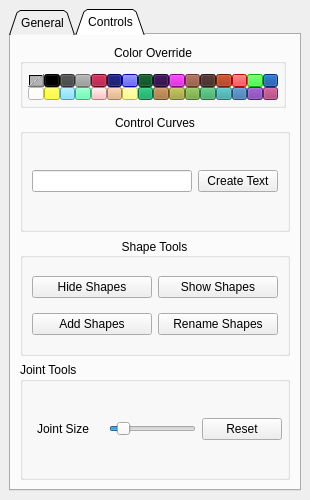
<?xml version="1.0" encoding="UTF-8"?>
<ui version="4.0">
 <class>klToolsWindow</class>
 <widget class="QMainWindow" name="klToolsWindow">
  <property name="geometry">
   <rect>
    <x>0</x>
    <y>0</y>
    <width>310</width>
    <height>500</height>
   </rect>
  </property>
  <property name="windowTitle">
   <string>KL Tools</string>
  </property>
  <widget class="QWidget" name="centralwidget">
   <property name="minimumSize">
    <size>
     <width>310</width>
     <height>500</height>
    </size>
   </property>
   <layout class="QGridLayout" name="central_grid">
    <item row="0" column="0">
     <widget class="QTabWidget" name="tabWidget">
      <property name="tabShape">
       <enum>QTabWidget::Triangular</enum>
      </property>
      <property name="currentIndex">
       <number>1</number>
      </property>
      <widget class="QWidget" name="general_tab">
       <attribute name="title">
        <string>General</string>
       </attribute>
       <layout class="QGridLayout" name="general_tab_grid">
        <item row="0" column="0">
         <widget class="QGroupBox" name="mayaWindows_grp">
          <property name="title">
           <string>Maya Windows</string>
          </property>
          <property name="alignment">
           <set>Qt::AlignCenter</set>
          </property>
          <layout class="QGridLayout" name="mayaWindows_grid">
           <item row="0" column="0">
            <widget class="QPushButton" name="scriptEditor_btn">
             <property name="text">
              <string>Script</string>
             </property>
             <property name="+c" stdset="0">
              <string>&quot;kl_tools.utils.kl_general.maya_window('ScriptEditor')&quot;</string>
             </property>
            </widget>
           </item>
           <item row="0" column="1">
            <widget class="QPushButton" name="graphEditor_btn">
             <property name="text">
              <string>Graph</string>
             </property>
             <property name="+c" stdset="0">
              <string>&quot;kl_tools.utils.kl_general.maya_window('GraphEditor')&quot;</string>
             </property>
            </widget>
           </item>
           <item row="0" column="2">
            <widget class="QPushButton" name="connectionEditor_btn">
             <property name="text">
              <string>Connection</string>
             </property>
             <property name="+c" stdset="0">
              <string>&quot;kl_tools.utils.kl_general.maya_window('ConnectionEditor')&quot;</string>
             </property>
            </widget>
           </item>
           <item row="1" column="0">
            <widget class="QPushButton" name="nodeEditor_btn">
             <property name="text">
              <string>Node</string>
             </property>
             <property name="+c" stdset="0">
              <string>&quot;kl_tools.utils.kl_general.maya_window('NodeEditorWindow')&quot;</string>
             </property>
            </widget>
           </item>
           <item row="1" column="1">
            <widget class="QPushButton" name="setEditor_btn">
             <property name="text">
              <string>Sets</string>
             </property>
             <property name="+c" stdset="0">
              <string>&quot;kl_tools.utils.kl_general.maya_window('SetEditor')&quot;</string>
             </property>
            </widget>
           </item>
           <item row="1" column="2">
            <widget class="QPushButton" name="componentEditor_btn">
             <property name="text">
              <string>Component</string>
             </property>
             <property name="+c" stdset="0">
              <string>&quot;kl_tools.utils.kl_general.maya_window('ComponentEditor')&quot;</string>
             </property>
            </widget>
           </item>
          </layout>
         </widget>
        </item>
       </layout>
      </widget>
      <widget class="QWidget" name="controls_tab">
       <attribute name="title">
        <string>Controls</string>
       </attribute>
       <layout class="QGridLayout" name="controls_tab_grid">
        <item row="2" column="0">
         <widget class="QGroupBox" name="shapeTools_grp">
          <property name="title">
           <string>Shape Tools</string>
          </property>
          <property name="alignment">
           <set>Qt::AlignCenter</set>
          </property>
          <layout class="QGridLayout" name="shapeTools_grid">
           <item row="0" column="0">
            <widget class="QPushButton" name="hideShape_btn">
             <property name="text">
              <string>Hide Shapes</string>
             </property>
             <property name="+c" stdset="0">
              <string>&quot;kl_tools.utils.kl_controls.shape_show()&quot;</string>
             </property>
            </widget>
           </item>
           <item row="0" column="1">
            <widget class="QPushButton" name="showShape_btn">
             <property name="text">
              <string>Show Shapes</string>
             </property>
             <property name="+c" stdset="0">
              <string>&quot;kl_tools.utils.kl_controls.shape_show(True)&quot;</string>
             </property>
            </widget>
           </item>
           <item row="1" column="0">
            <widget class="QPushButton" name="addShape_btn">
             <property name="text">
              <string>Add Shapes</string>
             </property>
             <property name="+c" stdset="0">
              <string>&quot;kl_tools.utils.kl_controls.shape_add()&quot;</string>
             </property>
            </widget>
           </item>
           <item row="1" column="1">
            <widget class="QPushButton" name="renameShape_btn">
             <property name="text">
              <string>Rename Shapes</string>
             </property>
             <property name="+c" stdset="0">
              <string>&quot;kl_tools.utils.kl_controls.shape_rename()&quot;</string>
             </property>
            </widget>
           </item>
          </layout>
         </widget>
        </item>
        <item row="1" column="0">
         <widget class="QGroupBox" name="controlCurves_grp">
          <property name="title">
           <string>Control Curves</string>
          </property>
          <property name="alignment">
           <set>Qt::AlignCenter</set>
          </property>
          <layout class="QGridLayout" name="controlCurves_grid">
           <item row="0" column="0">
            <layout class="QHBoxLayout" name="textCurve_layout">
             <item>
              <widget class="QLineEdit" name="textCurve_text"/>
             </item>
             <item>
              <widget class="QPushButton" name="textCurve_btn">
               <property name="text">
                <string>Create Text</string>
               </property>
               <property name="+c" stdset="0">
                <string>&quot;kl_tools.utils.kl_controls.text_curve()&quot;</string>
               </property>
              </widget>
             </item>
            </layout>
           </item>
          </layout>
         </widget>
        </item>
        <item row="0" column="0">
         <widget class="QGroupBox" name="colorOverride_grp">
          <property name="maximumSize">
           <size>
            <width>266</width>
            <height>64</height>
           </size>
          </property>
          <property name="title">
           <string>Color Override</string>
          </property>
          <property name="alignment">
           <set>Qt::AlignCenter</set>
          </property>
          <layout class="QGridLayout" name="colorOverride_grid">
           <property name="leftMargin">
            <number>5</number>
           </property>
           <property name="topMargin">
            <number>10</number>
           </property>
           <property name="rightMargin">
            <number>5</number>
           </property>
           <property name="bottomMargin">
            <number>5</number>
           </property>
           <property name="spacing">
            <number>0</number>
           </property>
           <item row="0" column="9">
            <widget class="QPushButton" name="colorOverride_10_btn">
             <property name="maximumSize">
              <size>
               <width>16</width>
               <height>16</height>
              </size>
             </property>
             <property name="styleSheet">
              <string notr="true">background-color: rgb(200, 0, 200);</string>
             </property>
             <property name="text">
              <string/>
             </property>
             <property name="+c" stdset="0">
              <string>&quot;kl_tools.utils.kl_controls.color_override(9)&quot;</string>
             </property>
            </widget>
           </item>
           <item row="0" column="6">
            <widget class="QPushButton" name="colorOverride_07_btn">
             <property name="maximumSize">
              <size>
               <width>16</width>
               <height>16</height>
              </size>
             </property>
             <property name="styleSheet">
              <string notr="true">background-color: rgb(0, 0, 255);</string>
             </property>
             <property name="text">
              <string/>
             </property>
             <property name="+c" stdset="0">
              <string>&quot;kl_tools.utils.kl_controls.color_override(6)&quot;</string>
             </property>
            </widget>
           </item>
           <item row="0" column="10">
            <widget class="QPushButton" name="colorOverride_11_btn">
             <property name="maximumSize">
              <size>
               <width>16</width>
               <height>16</height>
              </size>
             </property>
             <property name="styleSheet">
              <string notr="true">background-color: rgb(138, 72, 51);</string>
             </property>
             <property name="text">
              <string/>
             </property>
             <property name="+c" stdset="0">
              <string>&quot;kl_tools.utils.kl_controls.color_override(10)&quot;</string>
             </property>
            </widget>
           </item>
           <item row="0" column="3">
            <widget class="QPushButton" name="colorOverride_04_btn">
             <property name="maximumSize">
              <size>
               <width>16</width>
               <height>16</height>
              </size>
             </property>
             <property name="styleSheet">
              <string notr="true">background-color: rgb(153, 153, 153);</string>
             </property>
             <property name="text">
              <string/>
             </property>
             <property name="+c" stdset="0">
              <string>&quot;kl_tools.utils.kl_controls.color_override(3)&quot;</string>
             </property>
            </widget>
           </item>
           <item row="0" column="14">
            <widget class="QPushButton" name="colorOverride_15_btn">
             <property name="maximumSize">
              <size>
               <width>16</width>
               <height>16</height>
              </size>
             </property>
             <property name="styleSheet">
              <string notr="true">background-color: rgb(0, 255, 0);</string>
             </property>
             <property name="text">
              <string/>
             </property>
             <property name="+c" stdset="0">
              <string>&quot;kl_tools.utils.kl_controls.color_override(14)&quot;</string>
             </property>
            </widget>
           </item>
           <item row="0" column="2">
            <widget class="QPushButton" name="colorOverride_03_btn">
             <property name="maximumSize">
              <size>
               <width>16</width>
               <height>16</height>
              </size>
             </property>
             <property name="styleSheet">
              <string notr="true">background-color: rgb(64, 64, 64);</string>
             </property>
             <property name="text">
              <string/>
             </property>
             <property name="+c" stdset="0">
              <string>&quot;kl_tools.utils.kl_controls.color_override(2)&quot;</string>
             </property>
            </widget>
           </item>
           <item row="0" column="5">
            <widget class="QPushButton" name="colorOverride_06_btn">
             <property name="maximumSize">
              <size>
               <width>16</width>
               <height>16</height>
              </size>
             </property>
             <property name="styleSheet">
              <string notr="true">background-color: rgb(0, 4, 96);</string>
             </property>
             <property name="text">
              <string/>
             </property>
             <property name="+c" stdset="0">
              <string>&quot;kl_tools.utils.kl_controls.color_override(5)&quot;</string>
             </property>
            </widget>
           </item>
           <item row="0" column="12">
            <widget class="QPushButton" name="colorOverride_13_btn">
             <property name="maximumSize">
              <size>
               <width>16</width>
               <height>16</height>
              </size>
             </property>
             <property name="styleSheet">
              <string notr="true">background-color: rgb(153, 38, 0);</string>
             </property>
             <property name="text">
              <string/>
             </property>
             <property name="+c" stdset="0">
              <string>&quot;kl_tools.utils.kl_controls.color_override(12)&quot;</string>
             </property>
            </widget>
           </item>
           <item row="0" column="13">
            <widget class="QPushButton" name="colorOverride_14_btn">
             <property name="maximumSize">
              <size>
               <width>16</width>
               <height>16</height>
              </size>
             </property>
             <property name="styleSheet">
              <string notr="true">background-color: rgb(255, 0, 0);</string>
             </property>
             <property name="text">
              <string/>
             </property>
             <property name="+c" stdset="0">
              <string>&quot;kl_tools.utils.kl_controls.color_override(13)&quot;</string>
             </property>
            </widget>
           </item>
           <item row="0" column="15">
            <widget class="QPushButton" name="colorOverride_16_btn">
             <property name="maximumSize">
              <size>
               <width>16</width>
               <height>16</height>
              </size>
             </property>
             <property name="styleSheet">
              <string notr="true">background-color: rgb(0, 65, 153);</string>
             </property>
             <property name="text">
              <string/>
             </property>
             <property name="+c" stdset="0">
              <string>&quot;kl_tools.utils.kl_controls.color_override(15)&quot;</string>
             </property>
            </widget>
           </item>
           <item row="0" column="7">
            <widget class="QPushButton" name="colorOverride_08_btn">
             <property name="maximumSize">
              <size>
               <width>16</width>
               <height>16</height>
              </size>
             </property>
             <property name="styleSheet">
              <string notr="true">background-color: rgb(0, 70, 25);</string>
             </property>
             <property name="text">
              <string/>
             </property>
             <property name="+c" stdset="0">
              <string>&quot;kl_tools.utils.kl_controls.color_override(7)&quot;</string>
             </property>
            </widget>
           </item>
           <item row="0" column="4">
            <widget class="QPushButton" name="colorOverride_05_btn">
             <property name="maximumSize">
              <size>
               <width>16</width>
               <height>16</height>
              </size>
             </property>
             <property name="styleSheet">
              <string notr="true">background-color: rgb(155, 0, 40);</string>
             </property>
             <property name="text">
              <string/>
             </property>
             <property name="+c" stdset="0">
              <string>&quot;kl_tools.utils.kl_controls.color_override(4)&quot;</string>
             </property>
            </widget>
           </item>
           <item row="0" column="11">
            <widget class="QPushButton" name="colorOverride_12_btn">
             <property name="maximumSize">
              <size>
               <width>16</width>
               <height>16</height>
              </size>
             </property>
             <property name="styleSheet">
              <string notr="true">background-color: rgb(63, 35, 31);</string>
             </property>
             <property name="text">
              <string/>
             </property>
             <property name="+c" stdset="0">
              <string>&quot;kl_tools.utils.kl_controls.color_override(11)&quot;</string>
             </property>
            </widget>
           </item>
           <item row="0" column="0">
            <widget class="QPushButton" name="colorOverride_01_btn">
             <property name="maximumSize">
              <size>
               <width>16</width>
               <height>16</height>
              </size>
             </property>
             <property name="styleSheet">
              <string notr="true">background-color: qlineargradient(spread:pad, x1:0, y1:0, x2:1, y2:1, stop:0.45 rgba(178, 178, 178, 255), stop:0.49 rgba(229, 229, 229, 255), stop:0.51 rgba(128, 128, 128, 255), stop:0.55 rgba(178, 178, 178, 255));</string>
             </property>
             <property name="text">
              <string/>
             </property>
             <property name="+c" stdset="0">
              <string>&quot;kl_tools.utils.kl_controls.color_override(0)&quot;</string>
             </property>
            </widget>
           </item>
           <item row="0" column="1">
            <widget class="QPushButton" name="colorOverride_02_btn">
             <property name="maximumSize">
              <size>
               <width>16</width>
               <height>16</height>
              </size>
             </property>
             <property name="styleSheet">
              <string notr="true">background-color: rgb(0, 0, 0);</string>
             </property>
             <property name="text">
              <string/>
             </property>
             <property name="+c" stdset="0">
              <string>&quot;kl_tools.utils.kl_controls.color_override(1)&quot;</string>
             </property>
            </widget>
           </item>
           <item row="0" column="8">
            <widget class="QPushButton" name="colorOverride_09_btn">
             <property name="maximumSize">
              <size>
               <width>16</width>
               <height>16</height>
              </size>
             </property>
             <property name="styleSheet">
              <string notr="true">background-color: rgb(38, 0, 67);</string>
             </property>
             <property name="text">
              <string/>
             </property>
             <property name="+c" stdset="0">
              <string>&quot;kl_tools.utils.kl_controls.color_override(8)&quot;</string>
             </property>
            </widget>
           </item>
           <item row="1" column="0">
            <widget class="QPushButton" name="colorOverride_17_btn">
             <property name="maximumSize">
              <size>
               <width>16</width>
               <height>16</height>
              </size>
             </property>
             <property name="styleSheet">
              <string notr="true">background-color: rgb(255, 255, 255);</string>
             </property>
             <property name="text">
              <string/>
             </property>
             <property name="+c" stdset="0">
              <string>&quot;kl_tools.utils.kl_controls.color_override(16)&quot;</string>
             </property>
            </widget>
           </item>
           <item row="1" column="1">
            <widget class="QPushButton" name="colorOverride_18_btn">
             <property name="maximumSize">
              <size>
               <width>16</width>
               <height>16</height>
              </size>
             </property>
             <property name="styleSheet">
              <string notr="true">background-color: rgb(255, 255, 0);</string>
             </property>
             <property name="text">
              <string/>
             </property>
             <property name="+c" stdset="0">
              <string>&quot;kl_tools.utils.kl_controls.color_override(17)&quot;</string>
             </property>
            </widget>
           </item>
           <item row="1" column="2">
            <widget class="QPushButton" name="colorOverride_19_btn">
             <property name="maximumSize">
              <size>
               <width>16</width>
               <height>16</height>
              </size>
             </property>
             <property name="styleSheet">
              <string notr="true">background-color: rgb(100, 220, 255);</string>
             </property>
             <property name="text">
              <string/>
             </property>
             <property name="+c" stdset="0">
              <string>&quot;kl_tools.utils.kl_controls.color_override(18)&quot;</string>
             </property>
            </widget>
           </item>
           <item row="1" column="3">
            <widget class="QPushButton" name="colorOverride_20_btn">
             <property name="maximumSize">
              <size>
               <width>16</width>
               <height>16</height>
              </size>
             </property>
             <property name="styleSheet">
              <string notr="true">background-color: rgb(67, 255, 163);</string>
             </property>
             <property name="text">
              <string/>
             </property>
             <property name="+c" stdset="0">
              <string>&quot;kl_tools.utils.kl_controls.color_override(19)&quot;</string>
             </property>
            </widget>
           </item>
           <item row="1" column="4">
            <widget class="QPushButton" name="colorOverride_21_btn">
             <property name="maximumSize">
              <size>
               <width>16</width>
               <height>16</height>
              </size>
             </property>
             <property name="styleSheet">
              <string notr="true">background-color: rgb(255, 176, 176);</string>
             </property>
             <property name="text">
              <string/>
             </property>
             <property name="+c" stdset="0">
              <string>&quot;kl_tools.utils.kl_controls.color_override(20)&quot;</string>
             </property>
            </widget>
           </item>
           <item row="1" column="5">
            <widget class="QPushButton" name="colorOverride_22_btn">
             <property name="maximumSize">
              <size>
               <width>16</width>
               <height>16</height>
              </size>
             </property>
             <property name="styleSheet">
              <string notr="true">background-color: rgb(228, 172, 121);</string>
             </property>
             <property name="text">
              <string/>
             </property>
             <property name="+c" stdset="0">
              <string>&quot;kl_tools.utils.kl_controls.color_override(21)&quot;</string>
             </property>
            </widget>
           </item>
           <item row="1" column="6">
            <widget class="QPushButton" name="colorOverride_23_btn">
             <property name="maximumSize">
              <size>
               <width>16</width>
               <height>16</height>
              </size>
             </property>
             <property name="styleSheet">
              <string notr="true">background-color: rgb(255, 255, 99);</string>
             </property>
             <property name="text">
              <string/>
             </property>
             <property name="+c" stdset="0">
              <string>&quot;kl_tools.utils.kl_controls.color_override(22)&quot;</string>
             </property>
            </widget>
           </item>
           <item row="1" column="7">
            <widget class="QPushButton" name="colorOverride_24_btn">
             <property name="maximumSize">
              <size>
               <width>16</width>
               <height>16</height>
              </size>
             </property>
             <property name="styleSheet">
              <string notr="true">background-color: rgb(0, 153, 84);</string>
             </property>
             <property name="text">
              <string/>
             </property>
             <property name="+c" stdset="0">
              <string>&quot;kl_tools.utils.kl_controls.color_override(23)&quot;</string>
             </property>
            </widget>
           </item>
           <item row="1" column="8">
            <widget class="QPushButton" name="colorOverride_25_btn">
             <property name="maximumSize">
              <size>
               <width>16</width>
               <height>16</height>
              </size>
             </property>
             <property name="styleSheet">
              <string notr="true">background-color: rgb(161, 106, 48);</string>
             </property>
             <property name="text">
              <string/>
             </property>
             <property name="+c" stdset="0">
              <string>&quot;kl_tools.utils.kl_controls.color_override(24)&quot;</string>
             </property>
            </widget>
           </item>
           <item row="1" column="9">
            <widget class="QPushButton" name="colorOverride_26_btn">
             <property name="maximumSize">
              <size>
               <width>16</width>
               <height>16</height>
              </size>
             </property>
             <property name="styleSheet">
              <string notr="true">background-color: rgb(158, 161, 48);</string>
             </property>
             <property name="text">
              <string/>
             </property>
             <property name="+c" stdset="0">
              <string>&quot;kl_tools.utils.kl_controls.color_override(25)&quot;</string>
             </property>
            </widget>
           </item>
           <item row="1" column="10">
            <widget class="QPushButton" name="colorOverride_27_btn">
             <property name="maximumSize">
              <size>
               <width>16</width>
               <height>16</height>
              </size>
             </property>
             <property name="styleSheet">
              <string notr="true">background-color: rgb(104, 161, 48);</string>
             </property>
             <property name="text">
              <string/>
             </property>
             <property name="+c" stdset="0">
              <string>&quot;kl_tools.utils.kl_controls.color_override(26)&quot;</string>
             </property>
            </widget>
           </item>
           <item row="1" column="11">
            <widget class="QPushButton" name="colorOverride_28_btn">
             <property name="maximumSize">
              <size>
               <width>16</width>
               <height>16</height>
              </size>
             </property>
             <property name="styleSheet">
              <string notr="true">background-color: rgb(48, 161, 93);</string>
             </property>
             <property name="text">
              <string/>
             </property>
             <property name="+c" stdset="0">
              <string>&quot;kl_tools.utils.kl_controls.color_override(27)&quot;</string>
             </property>
            </widget>
           </item>
           <item row="1" column="12">
            <widget class="QPushButton" name="colorOverride_29_btn">
             <property name="maximumSize">
              <size>
               <width>16</width>
               <height>16</height>
              </size>
             </property>
             <property name="styleSheet">
              <string notr="true">background-color: rgb(48, 161, 161);</string>
             </property>
             <property name="text">
              <string/>
             </property>
             <property name="+c" stdset="0">
              <string>&quot;kl_tools.utils.kl_controls.color_override(28)&quot;</string>
             </property>
            </widget>
           </item>
           <item row="1" column="13">
            <widget class="QPushButton" name="colorOverride_30_btn">
             <property name="maximumSize">
              <size>
               <width>16</width>
               <height>16</height>
              </size>
             </property>
             <property name="styleSheet">
              <string notr="true">background-color: rgb(48, 103, 161);</string>
             </property>
             <property name="text">
              <string/>
             </property>
             <property name="+c" stdset="0">
              <string>&quot;kl_tools.utils.kl_controls.color_override(29)&quot;</string>
             </property>
            </widget>
           </item>
           <item row="1" column="14">
            <widget class="QPushButton" name="colorOverride_31_btn">
             <property name="maximumSize">
              <size>
               <width>16</width>
               <height>16</height>
              </size>
             </property>
             <property name="styleSheet">
              <string notr="true">background-color: rgb(111, 48, 161);</string>
             </property>
             <property name="text">
              <string/>
             </property>
             <property name="+c" stdset="0">
              <string>&quot;kl_tools.utils.kl_controls.color_override(30)&quot;</string>
             </property>
            </widget>
           </item>
           <item row="1" column="15">
            <widget class="QPushButton" name="colorOverride_32_btn">
             <property name="maximumSize">
              <size>
               <width>16</width>
               <height>16</height>
              </size>
             </property>
             <property name="styleSheet">
              <string notr="true">background-color: rgb(161, 48, 106);</string>
             </property>
             <property name="text">
              <string/>
             </property>
             <property name="+c" stdset="0">
              <string>&quot;kl_tools.utils.kl_controls.color_override(31)&quot;</string>
             </property>
            </widget>
           </item>
          </layout>
          <zorder>colorOverride_01_btn</zorder>
          <zorder>colorOverride_02_btn</zorder>
          <zorder>colorOverride_03_btn</zorder>
          <zorder>colorOverride_04_btn</zorder>
          <zorder>colorOverride_05_btn</zorder>
          <zorder>colorOverride_06_btn</zorder>
          <zorder>colorOverride_07_btn</zorder>
          <zorder>colorOverride_08_btn</zorder>
          <zorder>colorOverride_09_btn</zorder>
          <zorder>colorOverride_10_btn</zorder>
          <zorder>colorOverride_11_btn</zorder>
          <zorder>colorOverride_12_btn</zorder>
          <zorder>colorOverride_13_btn</zorder>
          <zorder>colorOverride_14_btn</zorder>
          <zorder>colorOverride_15_btn</zorder>
          <zorder>colorOverride_16_btn</zorder>
          <zorder>colorOverride_17_btn</zorder>
          <zorder>colorOverride_18_btn</zorder>
          <zorder>colorOverride_19_btn</zorder>
          <zorder>colorOverride_20_btn</zorder>
          <zorder>colorOverride_21_btn</zorder>
          <zorder>colorOverride_22_btn</zorder>
          <zorder>colorOverride_23_btn</zorder>
          <zorder>colorOverride_24_btn</zorder>
          <zorder>colorOverride_25_btn</zorder>
          <zorder>colorOverride_26_btn</zorder>
          <zorder>colorOverride_27_btn</zorder>
          <zorder>colorOverride_28_btn</zorder>
          <zorder>colorOverride_29_btn</zorder>
          <zorder>colorOverride_30_btn</zorder>
          <zorder>colorOverride_31_btn</zorder>
          <zorder>colorOverride_32_btn</zorder>
         </widget>
        </item>
        <item row="3" column="0">
         <widget class="QGroupBox" name="jointSize_grp">
          <property name="title">
           <string>Joint Tools</string>
          </property>
          <layout class="QGridLayout" name="jointSize_grid">
           <property name="leftMargin">
            <number>0</number>
           </property>
           <property name="rightMargin">
            <number>5</number>
           </property>
           <item row="0" column="2">
            <widget class="QPushButton" name="pushButton">
             <property name="text">
              <string>Reset</string>
             </property>
             <property name="+c" stdset="0">
              <string>&quot;kl_tools.utils.kl_jointTools.joint_display_reset()&quot;</string>
             </property>
            </widget>
           </item>
           <item row="0" column="0">
            <widget class="QPushButton" name="jointSize_btn">
             <property name="enabled">
              <bool>true</bool>
             </property>
             <property name="text">
              <string>Joint Size</string>
             </property>
             <property name="default">
              <bool>false</bool>
             </property>
             <property name="flat">
              <bool>true</bool>
             </property>
             <property name="+c" stdset="0">
              <string>&quot;kl_tools.utils.kl_jointTools.joint_display()&quot;</string>
             </property>
            </widget>
           </item>
           <item row="0" column="1">
            <widget class="QSlider" name="jointSize_sld">
             <property name="minimum">
              <number>1</number>
             </property>
             <property name="maximum">
              <number>100</number>
             </property>
             <property name="value">
              <number>10</number>
             </property>
             <property name="orientation">
              <enum>Qt::Horizontal</enum>
             </property>
             <property name="invertedAppearance">
              <bool>false</bool>
             </property>
            </widget>
           </item>
          </layout>
         </widget>
        </item>
       </layout>
      </widget>
     </widget>
    </item>
   </layout>
  </widget>
 </widget>
 <resources/>
 <connections>
  <connection>
   <sender>jointSize_sld</sender>
   <signal>valueChanged(int)</signal>
   <receiver>jointSize_btn</receiver>
   <slot>click()</slot>
   <hints>
    <hint type="sourcelabel">
     <x>204</x>
     <y>327</y>
    </hint>
    <hint type="destinationlabel">
     <x>96</x>
     <y>328</y>
    </hint>
   </hints>
  </connection>
  <connection>
   <sender>pushButton</sender>
   <signal>clicked()</signal>
   <receiver>jointSize_sld</receiver>
   <slot>update()</slot>
   <hints>
    <hint type="sourcelabel">
     <x>269</x>
     <y>312</y>
    </hint>
    <hint type="destinationlabel">
     <x>176</x>
     <y>313</y>
    </hint>
   </hints>
  </connection>
 </connections>
</ui>
